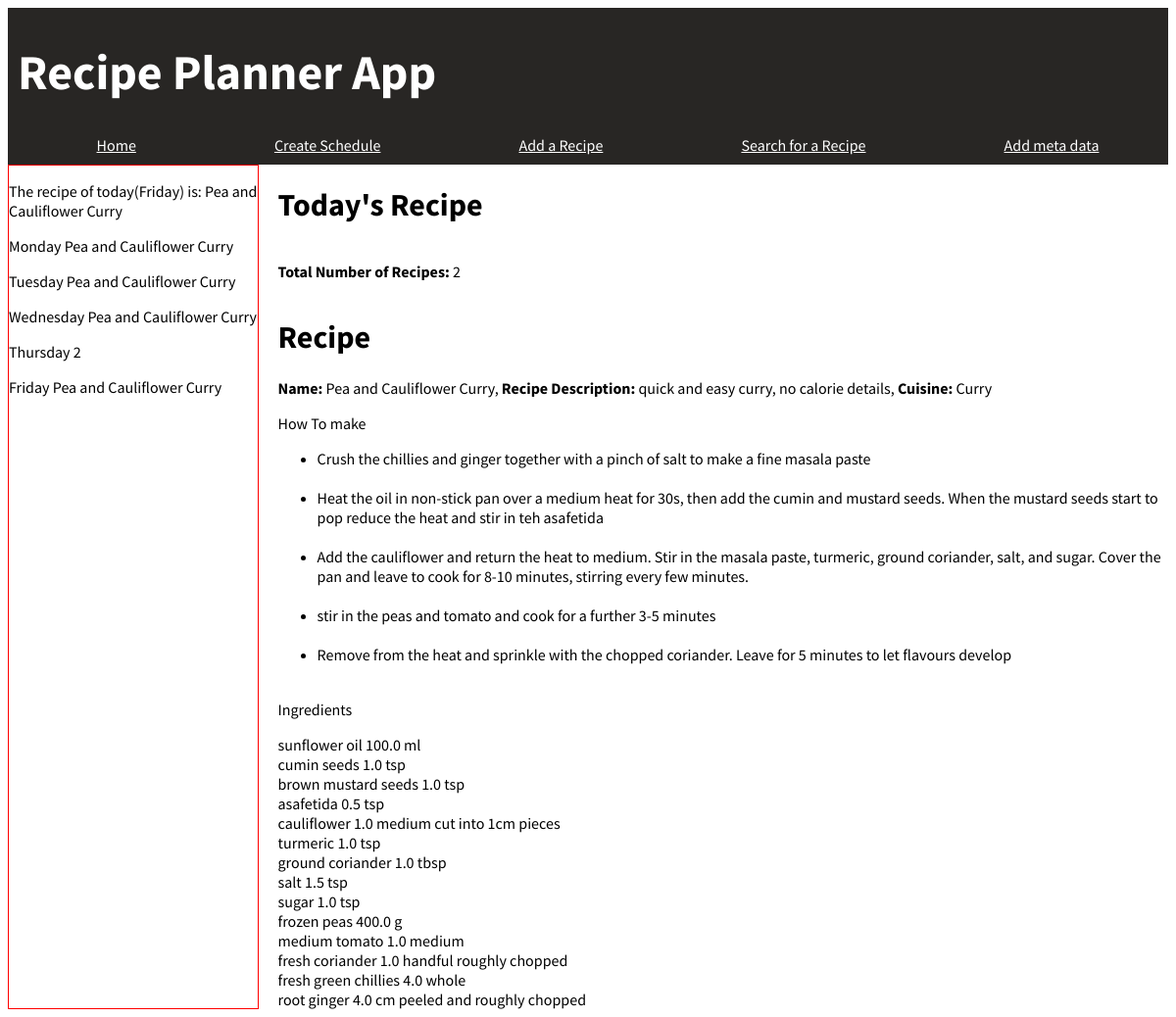
Page /home on the earlier database version.
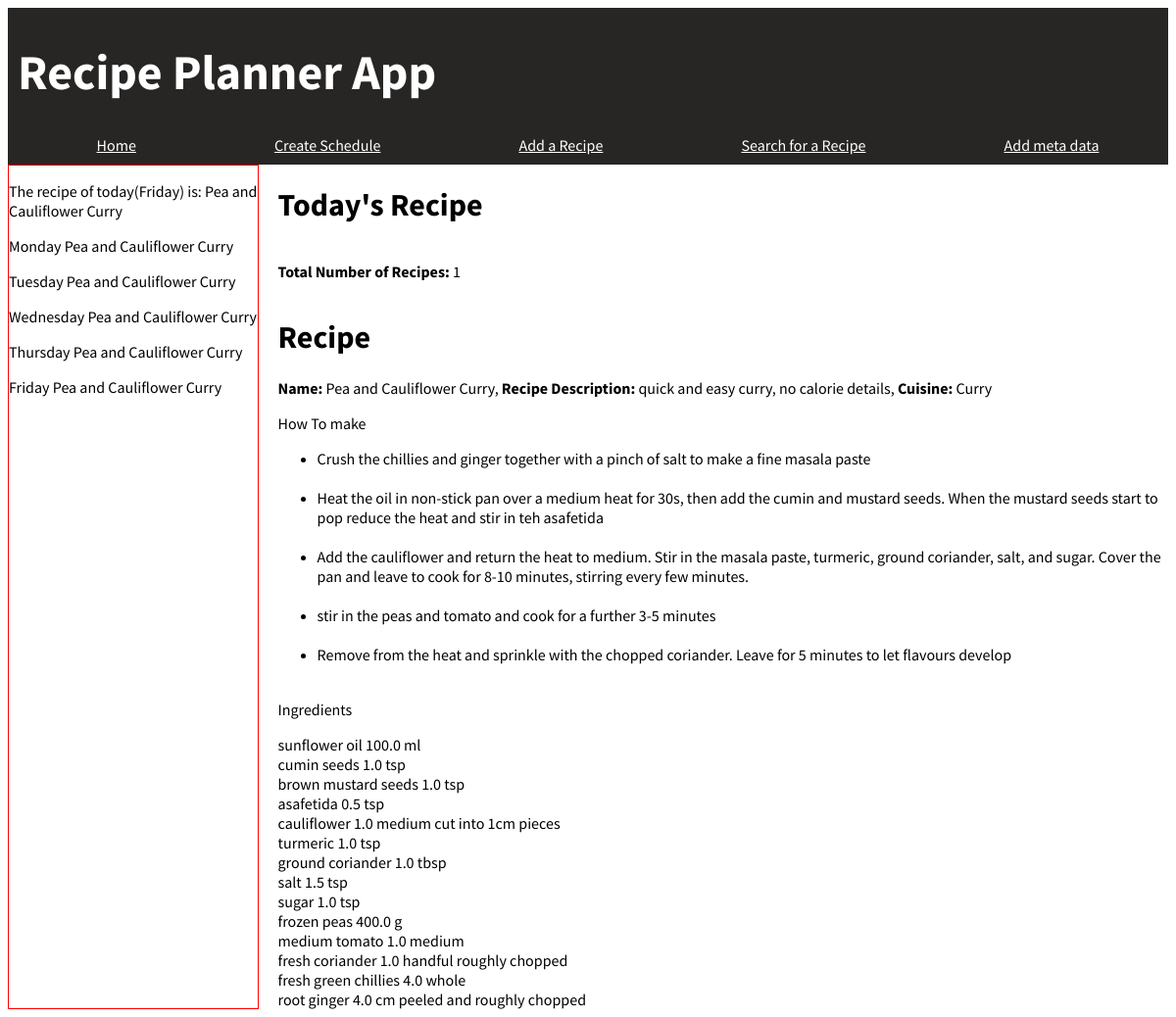
Same page on the later database version.
### application/models.py (models this page shows, shortened)
class Recipes(db.Model):
    id = db.Column(db.Integer, primary_key=True)
    recipe_name = db.Column(db.String(100), nullable=False)
    recipe_description = db.Column(db.String(500))
    cuisine_id = db.Column(db.Integer, db.ForeignKey('cuisine.id'))
    quantity = db.relationship('Quantity', backref="quantitybr1")
    method = db.relationship('Method', backref='methodbr')

### application/routes.py (the view)
@app.route('/', methods = ['GET', 'POST'])
@app.route('/home', methods = ['GET', 'POST'])
def index():
    week = []
    week.append(Recipes.query.filter_by(id = Schedule.query.filter_by(day_of_the_week = 0).first().recipe_id).first())
    week.append(Recipes.query.filter_by(id = Schedule.query.filter_by(day_of_the_week = 1).first().recipe_id).first())
    week.append(Recipes.query.filter_by(id = Schedule.query.filter_by(day_of_the_week = 2).first().recipe_id).first())
    week.append(Recipes.query.filter_by(id = Schedule.query.filter_by(day_of_the_week = 3).first().recipe_id).first())
    week.append(Recipes.query.filter_by(id = Schedule.query.filter_by(day_of_the_week = 4).first().recipe_id).first())
    day = date.today()
    day = calendar.day_name[day.weekday()]
    recipe_of_the_day = Recipes.query.filter_by(id = (Schedule.query.filter_by(day_of_the_week = datetime.today().weekday()).first().recipe_id)).first().recipe_name
    total_number = Recipes.query.count()
    daily_recipe = Recipes.query.filter_by(id = (Schedule.query.filter_by(day_of_the_week = datetime.today().weekday()).first().recipe_id)).first()
    cuisine = Cuisine.query.filter_by(id=daily_recipe.cuisine_id).first().cuisine_name
    method_list = [m.step for m in Method.query.filter_by(recipe_id = daily_recipe.id)]
    quantities = Quantity.query.filter_by(recipe_id = daily_recipe.id).all()
    print(quantities)
    ingredient_list = []
    n = 0
    for q in quantities:
        ingredient_list.append([])
        ingredient_list[n].append(Ingredients.query.filter_by(id = q.ingredient_id).first().ingredient_name)
        ingredient_list[n].append(q.amount)
        ingredient_list[n].append(Measure.query.filter_by(id = q.measure).first().measure)
        ingredient_list[n].append(q.ingredient_prep)
        n += 1
    return render_template('index.html', day=day, recipe_of_the_day=recipe_of_the_day, week=week, daily_recipe=daily_recipe, total_number=total_number, cuisine=cuisine, method_list=method_list, ingredient_list=ingredient_list)

### application/templates/index.html
{% extends 'layout.html'%}
{% block body %}
<div style="padding-left:20px">
    <h1>Today's Recipe</h1>
    <div style="display:flex; justify-content: start;">
        <div>
            <p><b>Total Number of Recipes:</b> {{ total_number }}<p>
        </div>
    </div>
    <div>
        <h1> Recipe</h1>
        <p><b>Name:</b> {{ daily_recipe.recipe_name }}, <b>Recipe Description:</b> {{ daily_recipe.recipe_description }}, <b>Cuisine:</b> {{ cuisine }}</p>
        <p>How To make</p>
        <ul>
        {% for m in method_list %}
        <li>{{ m }}</li><br>
        {% endfor %}
        </ul>
        <p>Ingredients</p>
        {% for q in ingredient_list %}
        <div class = "field">
            {{ q[0] }}
            {{ q[1] }}
            {{ q[2] }}
            {{ q[3] }}
        </div>
        {% endfor %}
        </div>
    </div>
</div>
{% endblock body %}

### application/templates/layout.html (shortened to what this page needs)
<!DOCTYPE html>
<html lang="en">
<head>
    <link href="../static/format.css" rel="stylesheet">
</head>
<body style="font-family: Source Sans Pro, sans-serif">
    <div class="header" style="background-color:#282624; width:100%; margin: 0 auto">
        <div style="display:flex">
            <h1 style="color:white; font-size:50px; margin-left: 10px"> Recipe Planner App</h1></div>
        <div id = "links" style="text-align: center; display: flex; justify-content: space-around; color:white; padding-bottom: 10px; padding-left: 20px">
            <a href="{{ url_for('index') }}"  style='color:white'>Home</a>
            <a href="{{ url_for('create_weekly_schedule') }}"> Create Schedule</a>
            <a href="{{ url_for('add_recipe') }}">Add a Recipe</a>
            <a href="{{ url_for('search_recipes') }}">Search for a Recipe</a>
            <a href="{{ url_for('add_meta') }}">Add meta data</a>
        </div>
    </div>
    <div class="container">
        <div id="left">
            <p>The recipe of today({{ day }}) is:  {{ recipe_of_the_day }}</p>
            <p>Monday {{ week[0].recipe_name }}</p>
            <p>Tuesday {{ week[1].recipe_name }}</p>
            <p>Wednesday {{ week[2].recipe_name }}</p>
            <p>Thursday {{ week[3].recipe_name }}</p>
            <p>Friday {{ week[4].recipe_name }}</p>
        </div>
        <div id="center">
            {% block body %}
            {% endblock body %}
        </div>
</body>
</html>

Differences in the rows shown:
removed Recipes: recipe_name "2"
Other differences:
{{ week[3].recipe_name }}: "2" → "Pea and Cauliflower Curry"
{{ total_number }}: "2" → "1"
